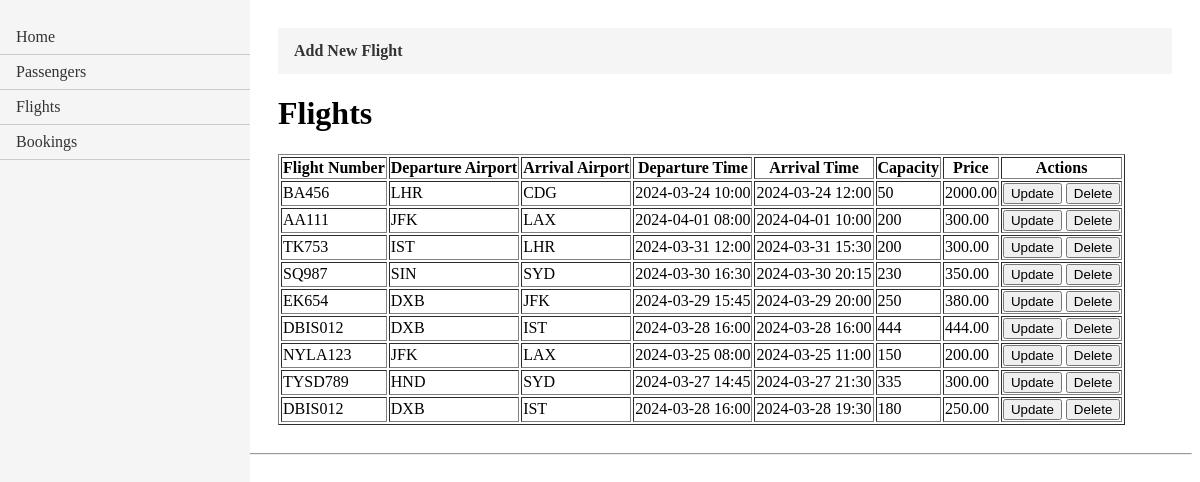
Before: /flight_list/ with the older database file.
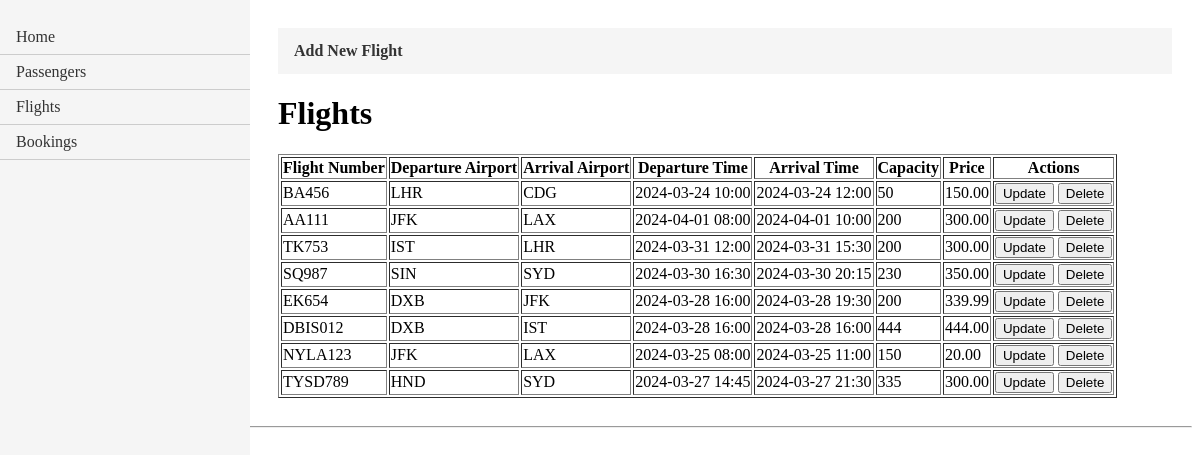
After: the same page with the newer database file.
### FlightBookingApp/models.py (models this page shows, shortened)
class Flight(models.Model):
    flightID = models.AutoField(primary_key=True)
    flightNumber = models.CharField(max_length=20)
    departureAirport = models.CharField(max_length=3)
    arrivalAirport = models.CharField(max_length=3)
    departureTime = models.DateTimeField()
    arrivalTime = models.DateTimeField()
    capacity = models.IntegerField()
    price = models.DecimalField(max_digits=10, decimal_places=2)

### FlightBookingApp/views.py (the view)
# urls.py: path('flight_list/', views.flight_list, name='flight_list'),
def flight_list(request):
    flights = Flight.objects.all()
    formatted_flights = []
    for flight in flights:
        formatted_flights.append(formatted_flight(flight))
    return render(request, 'flight_list.html', {'flights': formatted_flights})

### FlightBookingApp/views.py (called while the page is built)
def formatted_flight(flight): # Created to format data to be presented on the screen.
    formatted_flight = {
        'flightID': flight.flightID,
        'flightNumber': flight.flightNumber,
        'departureAirport': flight.departureAirport,
        'arrivalAirport': flight.arrivalAirport,
        'departureTime': flight.departureTime.strftime('%Y-%m-%d %H:%M'),
        'arrivalTime': flight.arrivalTime.strftime('%Y-%m-%d %H:%M'),
        'capacity': flight.capacity,
        'price': flight.price,
    }
    return formatted_flight

### FlightBookingApp/templates/flight_list.html
{% extends "layout.html" %}
{% block content%}
<ul class="crud-menu">
    <li><a href="{% url 'create_flight' %}"><b>Add New Flight</b></a></li>
</ul>
<h1>Flights</h1>
<table border="1">
    <thead>
      <tr>
        <th>Flight Number</th>
        <th>Departure Airport</th>
        <th>Arrival Airport</th>
        <th>Departure Time</th>
        <th>Arrival Time</th>
        <th>Capacity</th>
        <th>Price</th>
        <th>Actions</th>
      </tr>
    </thead>
    <tbody>
      {% for flight in flights %}
      <tr>
        <td>{{ flight.flightNumber }}</td>
        <td>{{ flight.departureAirport }}</td>
        <td>{{ flight.arrivalAirport }}</td>
        <td>{{ flight.departureTime }}</td>
        <td>{{ flight.arrivalTime }}</td>
        <td>{{ flight.capacity }}</td>
        <td>{{ flight.price }}</td>
        <td>
          <form action="{% url 'update_flight_form' flight.flightID %}" method="post" style="display: inline;">
            <button type="submit">Update</button>
          </form>
          <form action="{% url 'delete_flight' flight.flightID %}" method="post" style="display: inline;">
            <button type="submit">Delete</button>
          </form>
        </td>
      </tr>
      {% endfor %}
    </tbody>
  </table>
{%endblock content%}

### FlightBookingApp/templates/layout.html (shortened to what this page needs)
<!DOCTYPE html>
<html lang="en">
<head>
</head>
<body>
    <div class="content">
        {% block content%} {%endblock content%}
    </div>
    <div class="sidebar">
        <ul>
            <li><a href="{% url 'home' %}">Home</a></li>
            <li><a href="{% url 'passenger_list' %}">Passengers</a></li>
            <li><a href="{% url 'flight_list' %}">Flights</a></li>
            <li><a href="{% url 'booking_list' %}">Bookings</a></li>
        </ul>
    </div>
    <footer>
        <hr>
        <p>Flight Booking App - &copy; 2024</p>
    </footer>
</body>
</html>

### FlightBookingApp/templates/layout.html (style rules this page uses)
.sidebar { height: 100%; width: 250px; position: fixed; top: 0; left: 0; background-color: #f5f5f5; padding-top: 20px; }
.sidebar ul { list-style-type: none; padding: 0; margin: 0; }
.sidebar ul li { padding: 8px 16px; border-bottom: 1px solid #ccc; }
.sidebar ul li a { text-decoration: none; color: #333; }
.content { margin-left: 250px; padding: 20px; }
.crud-menu { list-style-type: none; margin: 0; padding: 0; overflow: hidden; background-color: #f5f5f5; }
.crud-menu li { float: left; }
.crud-menu li a { display: block; color: #333; text-align: center; padding: 14px 16px; text-decoration: none; }

Changed rows visible on the page:
removed Flight: flightNumber "DBIS012", departureAirport "DXB", arrivalAirport "IST", departureTime "2024-03-28 16:00", arrivalTime "2024-03-28 19:30", capacity "180", price "250.00"
changed Flight "BA456": price "2000.00" → "150.00"
changed Flight "EK654": departureTime "2024-03-29 15:45" → "2024-03-28 16:00"; arrivalTime "2024-03-29 20:00" → "2024-03-28 19:30"; capacity "250" → "200"; price "380.00" → "339.99"
changed Flight "NYLA123": price "200.00" → "20.00"
